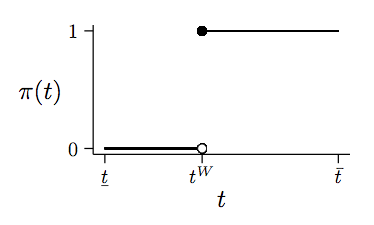

Write the R code that produced this figure.
library(tikzDevice)
library(ggplot2)

x <- seq(0, 3, length.out = 100)
y <- as.numeric(x >= 1.25)
dat <- data.frame(x, y)

tikz(file = "ultimata.tex", standAlone = TRUE, width = 2.5, height = 1.5)
print(
    ggplot(dat, aes(x, y))
    + geom_blank()
    + geom_segment(x = 0, xend = 1.25, y = 0, yend = 0)
    + geom_segment(x = 1.25, xend = 3, y = 1, yend = 1)
    + geom_point(x = 1.25, y = 0, fill = "white", shape = 21)
    + geom_point(x = 1.25, y = 1, fill = "black", shape = 21)
    + scale_x_continuous("$t$",
                         breaks = c(0, 1.25, 3),
                         labels = c("$\\underline{t}$", "$t^W$",
                         "$\\bar{t}$"))
    + scale_y_continuous("$\\pi(t)$",
                         breaks = c(0, 1))
    + theme_classic()
    + theme(axis.title.y = element_text(angle = 0))
    )
dev.off()
